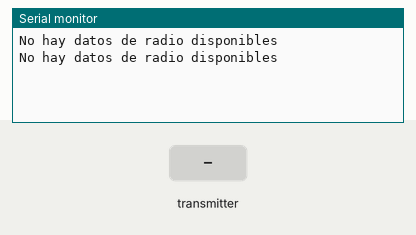
Recording of a sketch running on a simulated Arduino Uno, built with avr-gcc and run on an emulated ATmega328P. Shown: the last lines printed to the serial monitor. Inputs (shaded band) come from the test bench. No radio packets arrive unless stated.

Above: at 1.8 s.
1.9 s: the transmitter starts sending datos.0 = 0
At 2.8 s:
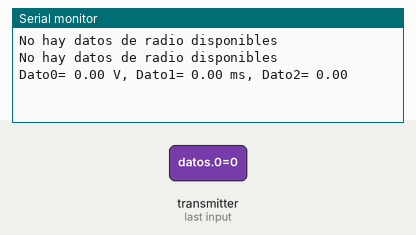
4.5 s: the transmitter starts sending datos.1 = 25
At 5.8 s:
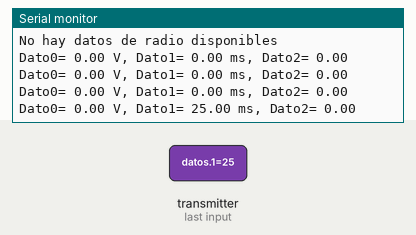
6.0 s: the transmitter starts sending datos.2 = 25
At 6.8 s:
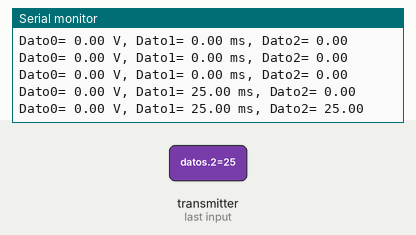
7.5 s: the transmitter starts sending datos.0 = 25
At 8.8 s:
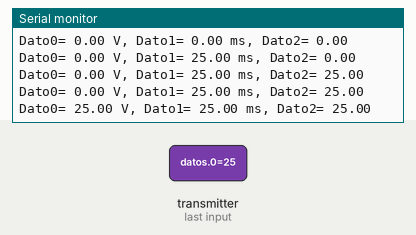
9.0 s: the transmitter starts sending datos.1 = 0
At 9.8 s:
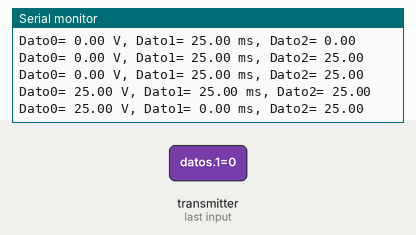
10.5 s: the transmitter starts sending datos.2 = 0
At 11.5 s:
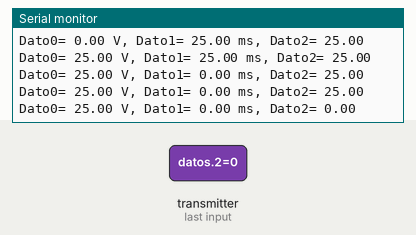

The sketch:

sketch_aug23b.ino
```cpp
#include <SPI.h>
#include <nRF24L01.h>
#include <RF24.h>

//Declaremos los pines CE y el CSN
#define CE_PIN 9
#define CSN_PIN 10

//Variable con la dirección del canal que se va a leer
byte direccion[5] ={'c','a','n','a','l'};

//creamos el objeto radio (NRF24L01)
 RF24 radio(CSN_PIN, CE_PIN);

//vector para los datos recibidos
float datos[3];

void setup()
{
 //inicializamos el NRF24L01
  radio.begin();
  //inicializamos el puerto serie
  Serial.begin(9600);

  //Abrimos el canal de Lectura
  radio.openReadingPipe(1,direccion);

    //empezamos a escuchar por el canal
  radio.startListening();

}

void loop() {
 uint8_t numero_canal;
 //if ( radio.available(&numero_canal) )
 if ( radio.available() )
 {
     //Leemos los datos y los guardamos en la variable datos[]
     radio.read(datos,sizeof(datos));

     //reportamos por el puerto serial los datos recibidos
     Serial.print("Dato0= " );
     Serial.print(datos[0]);
     Serial.print(" V, ");
     Serial.print("Dato1= " );
     Serial.print(datos[1]);
     Serial.print(" ms, ");
     Serial.print("Dato2= " );
     Serial.println(datos[2]);
 }
 else
 {
     Serial.println("No hay datos de radio disponibles");
 }
 delay(1000);
}
```

Measured:
- after the input at 1.9 s, the serial monitor: prints a new line after 0.11 s (image 1)
- after the input at 4.5 s, the serial monitor: prints a new line after 0.52 s (image 2)
- after the input at 6.0 s, the serial monitor: prints a new line at once (image 3)
- after the input at 7.5 s, the serial monitor: prints a new line after 0.52 s (image 4)
- after the input at 9.0 s, the serial monitor: prints a new line at once (image 5)
- after the input at 10.5 s, the serial monitor: prints a new line after 0.53 s (image 6)
